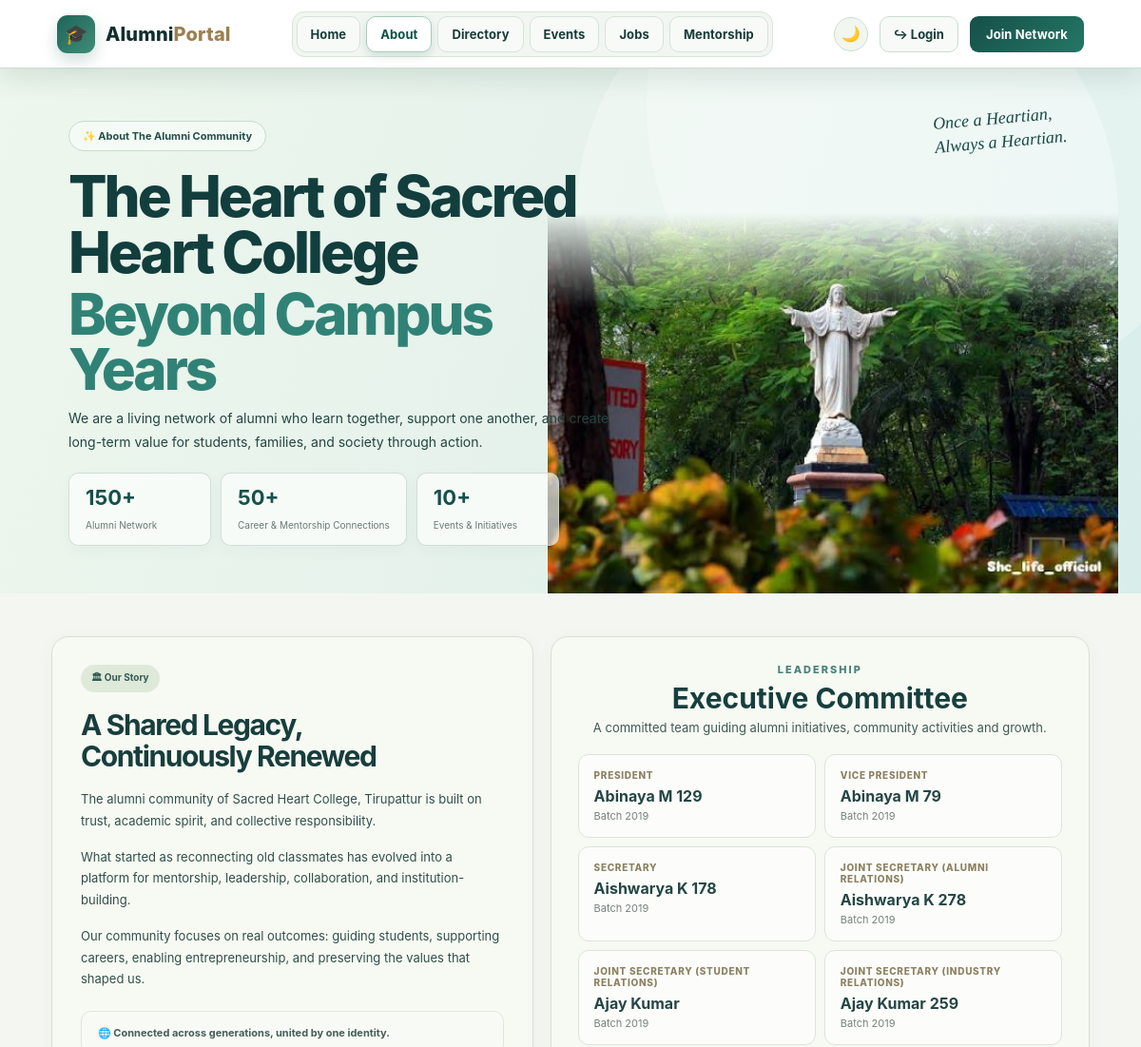
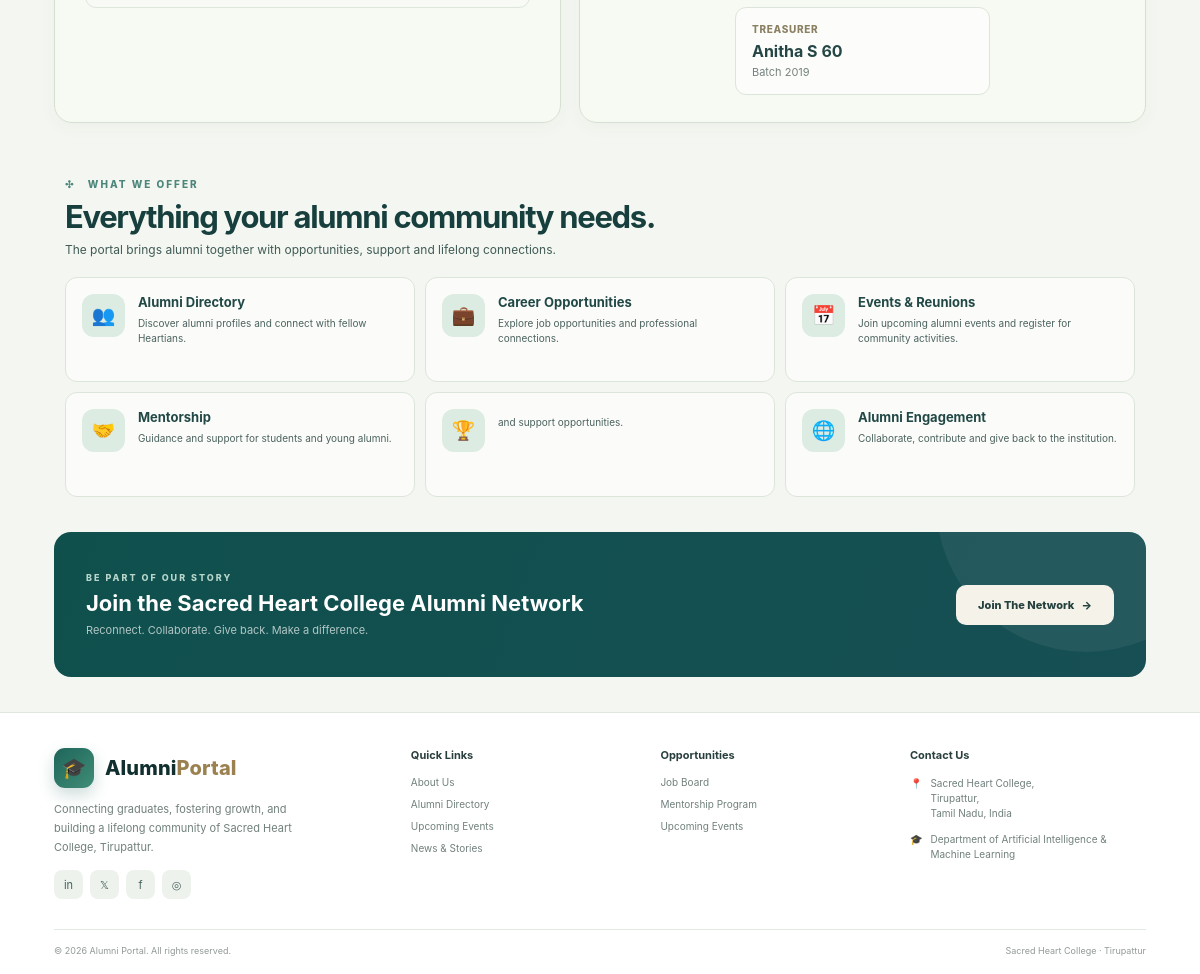
The page /about/ on the database its author committed (2 pictures, top to bottom).
### accounts/models.py (models this page shows, shortened)
class Alumni(models.Model):
    register_number = models.CharField(
        max_length=20,
        unique=True
    )
    successful_logins = models.PositiveIntegerField(default=0)
    full_name = models.CharField(
        max_length=100
    )
    date_of_birth = models.DateField(
        null=True,
        blank=True
    )
    email = models.EmailField(
        blank=True
    )
    phone = models.CharField(
        max_length=15,
        blank=True
    )
    batch = models.IntegerField(
        default=2027
    )
    company = models.CharField(
        max_length=100,
        blank=True
    )
    position = models.CharField(
        max_length=100,
        blank=True
    )
    feedback = models.TextField(
        null=True,
        blank=True
    )
    kmeans_cluster = models.IntegerField(
        null=True,
        blank=True
    )
    knn_similar_alumni = models.TextField(
        null=True,
        blank=True
    )
    recommended_alumni = models.TextField(
        null=True,
        blank=True
    )
    sentiment_score = models.FloatField(
        null=True,
        blank=True
    )
    sentiment = models.CharField(
        max_length=20,
        null=True,
        blank=True
    )
    location = models.CharField(
        max_length=100,
        null=True,
        blank=True
    )

### accounts/views.py (the view)
def about_view(request):
    alumni = _current_alumni(request)
    senior_alumni = Alumni.objects.order_by(
        "batch", "full_name"
    )[:7]
    roles = [
        "President",
        "Vice President",
        "Secretary",
        "Joint Secretary (Alumni Relations)",
        "Joint Secretary (Student Relations)",
        "Joint Secretary (Industry Relations)",
        "Treasurer",
    ]
    executive_members = [
        {"role": role, "alumni": person}
        for role, person in zip(roles, senior_alumni)
    ]
    total_alumni = Alumni.objects.count()
    return render(
        request,
        "accounts/about.html",
        {
            "alumni": alumni,
            "total_alumni": total_alumni,
            "active_alumni": total_alumni,
            "senior_alumni": senior_alumni,
            "executive_members": executive_members,
        },
    )

### accounts/views.py (called while the page is built, shortened)
def _current_alumni(request):
    session = getattr(request, "session", None)
    if not session:
        return None
    alumni_id = session.get("alumni_id")
    if not alumni_id:
        return None

### accounts/templates/accounts/about.html (shortened to what this page needs)
{% load static %}
<!DOCTYPE html>
<html lang="en">
<head>
</head>
<body>
<nav class="navbar">
    <a href="{% url 'home' %}" class="brand">
        <div class="brand-icon">
            🎓
        </div>
        <div class="brand-name">
            Alumni<span>Portal</span>
        </div>
    </a>
    <div class="nav-links">
        <a href="{% url 'home' %}">
            Home
        </a>
        <a href="{% url 'about' %}" class="active">
            About
        </a>
        <a href="{% url 'directory' %}">
            Directory
        </a>
        <a href="{% url 'events' %}">
            Events
        </a>
        <a href="{% url 'jobs' %}">
            Jobs
        </a>
        <a href="{% url 'mentorship' %}">
            Mentorship
        </a>
    </div>
    <div class="nav-actions">
        <button
            class="theme-btn"
            onclick="toggleTheme()"
            id="themeBtn"
            type="button"
            aria-label="Switch to dark theme"
        >
        </button>
        <a href="{% url 'login' %}" class="login">
            ↪ Login
        </a>
        <a href="{% url 'register' %}" class="join-btn">
            Join Network
        </a>
    </div>
</nav>
<section class="hero">
    <div class="hero-content">
        <div class="hero-badge">
            ✨
            About The Alumni Community
        </div>
        <h1>
            The Heart of
            Sacred Heart College
            <span>
                Beyond Campus Years
            </span>
        </h1>
        <p class="hero-description">
            We are a living network of alumni who learn together,
            support one another, and create long-term value for
            students, families, and society through action.
        </p>
        <div class="stats">
            <div class="stat">
                <strong>
                    150+
                </strong>
                <span>
                    Alumni Network
                </span>
            </div>
            <div class="stat">
                <strong>
                    50+
                </strong>
                <span>
                    Career & Mentorship Connections
                </span>
            </div>
            <div class="stat">
                <strong>
                    10+
                </strong>
                <span>
                    Events & Initiatives
                </span>
            </div>
        </div>
    </div>
    <div class="hero-image">
        <div class="heritage-text">
            Once a Heartian,<br>
            Always a Heartian.
        </div>
        <img
            src="{% static 'images/shc2.jpg' %}"
            class="college-image"
            alt="Sacred Heart College"
        >
    </div>
</section>
<main class="main">
    <section class="story-leadership">
        <div class="story-card">
            <div class="small-label">
                🏛
                Our Story
            </div>
            <h2>
                A Shared Legacy,
                <br>
                Continuously Renewed
            </h2>
            <p>
                The alumni community of Sacred Heart College,
                Tirupattur is built on trust, academic spirit,
                and collective responsibility.
            </p>
            <p>
                What started as reconnecting old classmates
                has evolved into a platform for mentorship,
                leadership, collaboration, and
                institution-building.
            </p>
            <p>
                Our community focuses on real outcomes:
                guiding students, supporting careers,
                enabling entrepreneurship, and preserving
                the values that shaped us.
            </p>
            <div class="story-highlight">
                🌐
                Connected across generations,
                united by one identity.
            </div>
        </div>
        <div class="leadership-card">
            <div class="leadership-header">
                <div class="label">
                    LEADERSHIP
                </div>
                <h2>
                    Executive Committee
                </h2>
                <p>
                    A committed team guiding alumni initiatives,
                    community activities and growth.
                </p>
            </div>
            <div class="leaders-grid">
                {% for member in executive_members %}
                    <div class="leader">
                        <div class="leader-role">
                            {{ member.role }}
                        </div>
                        <div class="leader-name">
                            {{ member.alumni.full_name }}
                        </div>
                        <div class="leader-batch">
                            Batch {{ member.alumni.batch }}
                        </div>
                    </div>
                {% empty %}
                    <div class="leader">
                        <div class="leader-name">
                            Senior alumni will appear here.
                        </div>
                    </div>
                {% endfor %}
            </div>
        </div>
    </section>
    <section class="features-section">
        <div class="section-label">
            ✣ &nbsp; WHAT WE OFFER
        </div>
        <h2>
            Everything your alumni community needs.
        </h2>
        <p class="features-subtitle">
            The portal brings alumni together with
            opportunities, support and lifelong connections.
        </p>
        <div class="features-grid">
            <div class="feature">
                <div class="feature-icon">
                    👥
                </div>
                <div>
                    <h3>
                        Alumni Directory
                    </h3>
                    <p>
                        Discover alumni profiles and
                        connect with fellow Heartians.
                    </p>
                </div>
            </div>
            <div class="feature">
                <div class="feature-icon">
                    💼
                </div>
                <div>
                    <h3>
                        Career Opportunities
                    </h3>
                    <p>
                        Explore job opportunities and
                        professional connections.
                    </p>
                </div>
            </div>
            <div class="feature">
                <div class="feature-icon">
                    📅
                </div>
                <div>
                    <h3>
                        Events & Reunions
                    </h3>
                    <p>
                        Join upcoming alumni events and
                        register for community activities.
                    </p>
                </div>
            </div>
            <div class="feature">
                <div class="feature-icon">
                    🤝
                </div>
                <div>
                    <h3>
                        Mentorship
                    </h3>
                    <p>
                        Guidance and support for students
                        and young alumni.
                    </p>
                </div>
            </div>
            <div class="feature">
                <div class="feature-icon">
                    🏆
                </div>
                <div>
                    <p>
                        and support opportunities.
                    </p>
                </div>
            </div>
            <div class="feature">
                <div class="feature-icon">
                    🌐
                </div>
                <div>
                    <h3>
                        Alumni Engagement
                    </h3>
                    <p>
                        Collaborate, contribute and give
                        back to the institution.
                    </p>
                </div>
            </div>
        </div>
    </section>
    <section class="cta">
        <div class="cta-content">
            <div class="cta-label">
                BE PART OF OUR STORY
            </div>
            <h2>
                Join the Sacred Heart College Alumni Network
            </h2>
            <p>
                Reconnect. Collaborate. Give back.
                Make a difference.
            </p>
        </div>
        <a
            href="{% url 'register' %}"
            class="cta-btn"
        >
            Join The Network
            &nbsp; →
        </a>
    </section>
</main>
<footer>
    <div class="footer-grid">
        <div>
            <a href="{% url 'home' %}" class="brand">
                <div class="brand-icon">
                    🎓
                </div>
                <div class="brand-name">
                    Alumni<span>Portal</span>
                </div>
            </a>
            <p class="footer-description">
                Connecting graduates, fostering growth,
                and building a lifelong community of
                Sacred Heart College, Tirupattur.
            </p>
            <div class="socials">
                <div class="social">
                    in
                </div>
                <div class="social">
                    𝕏
                </div>
                <div class="social">
                    f
                </div>
                <div class="social">
                    ◎
                </div>
            </div>
        </div>
        <div class="footer-column">
            <h4>
                Quick Links
            </h4>
            <a href="{% url 'about' %}">
                About Us
            </a>
            <a href="{% url 'directory' %}">
                Alumni Directory
            </a>
            <a href="{% url 'events' %}">
                Upcoming Events
            </a>
            <a href="{% url 'jobs' %}">
                News & Stories
            </a>
        </div>
        <div class="footer-column">
            <h4>
                Opportunities
            </h4>
            <a href="{% url 'jobs' %}">
                Job Board
            </a>
            <a href="{% url 'mentorship' %}">
                Mentorship Program
            </a>
            <a href="{% url 'events' %}">
                Upcoming Events
            </a>
        </div>
        <div class="footer-column">
            <h4>
                Contact Us
            </h4>
            <div class="contact-item">
                <span>
                    📍
                </span>
                <span>
                    Sacred Heart College,<br>
                    Tirupattur,<br>
                    Tamil Nadu, India
                </span>
            </div>
            <div class="contact-item">
                <span>
                    🎓
                </span>
                <span>
                    Department of Artificial Intelligence
                    & Machine Learning
                </span>
            </div>
        </div>
    </div>
    <div class="footer-bottom">
        <span>
            © 2026 Alumni Portal. All rights reserved.
        </span>
        <span>
            Sacred Heart College · Tirupattur
        </span>
    </div>
</footer>
</body>
</html>

### rows shown on the page
Alumni: role "PRESIDENT", alumni.full_name "Abinaya M 129", alumni.batch "2019"
Alumni: role "VICE PRESIDENT", alumni.full_name "Abinaya M 79", alumni.batch "2019"
Alumni: role "SECRETARY", alumni.full_name "Aishwarya K 178", alumni.batch "2019"
Alumni: role "JOINT SECRETARY (ALUMNI RELATIONS)", alumni.full_name "Aishwarya K 278", alumni.batch "2019"
Alumni: role "JOINT SECRETARY (STUDENT RELATIONS)", alumni.full_name "Ajay Kumar", alumni.batch "2019"
Alumni: role "JOINT SECRETARY (INDUSTRY RELATIONS)", alumni.full_name "Ajay Kumar 259", alumni.batch "2019"
Alumni: role "TREASURER", alumni.full_name "Anitha S 60", alumni.batch "2019"
